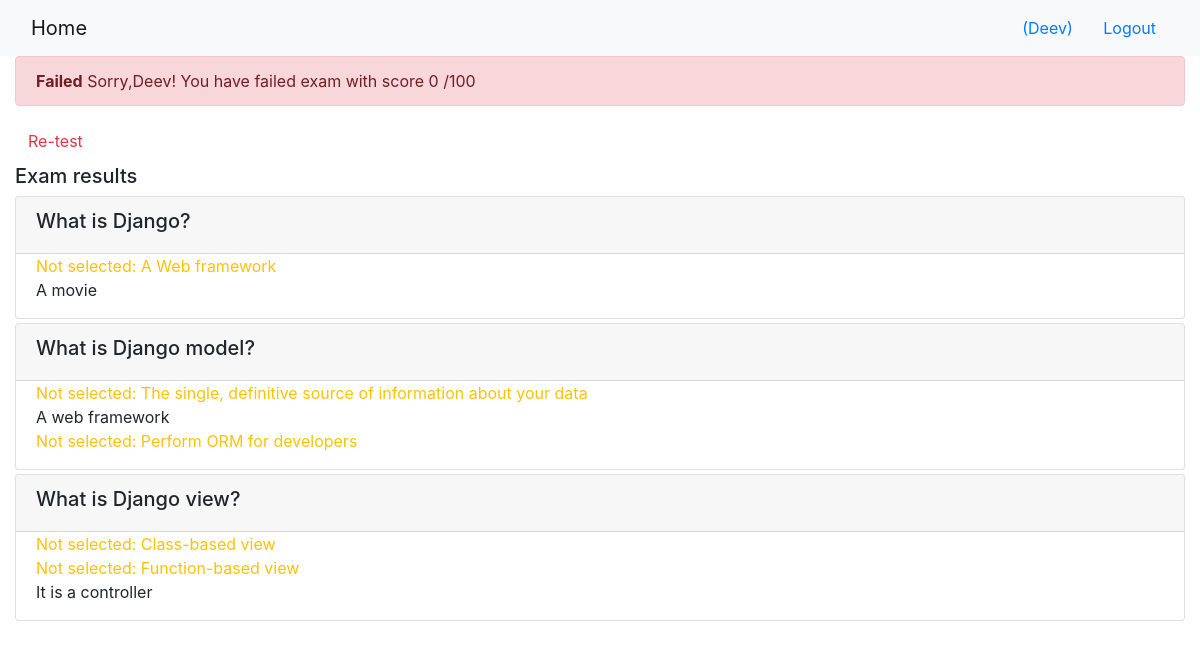
The page /onlinecourse/course/1/submission/1/result/ (signed in) on the database its author committed.
### onlinecourse/models.py (models this page shows, shortened)
class Question(models.Model):
    course = models.ForeignKey(Course, on_delete=models.CASCADE)
    content = models.CharField(max_length=200,default="")
    grade = models.IntegerField(default=20)

class Choice(models.Model):
    question = models.ForeignKey(Question, on_delete=models.CASCADE, default="")
    content = models.CharField(max_length=200,default="")
    is_correct = models.BooleanField(default=False)

### onlinecourse/views.py (the view)
# urls.py: path('course/<int:course_id>/submission/<int:submission_id>/result/',view=views.show_exam_result, name='exam_result'),
def show_exam_result(request, course_id, submission_id):
    context = {}
    course = get_object_or_404(Course, pk=course_id)
    submission = Submission.objects.get(id=submission_id)
    choices = submission.choices.all()
    total_score = 0
    for choice in choices:
        if choice.is_correct:
            total_score += choice.question.grade
    context['course'] = course
    context['grade'] = total_score
    context['choices'] = choices
    return render(request, 'onlinecourse/exam_result_bootstrap.html', context)

### onlinecourse/templates/onlinecourse/exam_result_bootstrap.html (shortened to what this page needs)
<!DOCTYPE html>
<html lang="en">
<head>
    {% load static %}
    <link rel="stylesheet" href="https://maxcdn.bootstrapcdn.com/bootstrap/4.5.2/css/bootstrap.min.css">
</head>
<body>
 <nav class="navbar navbar-light bg-light">
    <div class="container-fluid">
        <div class="navbar-header">
              <a class="navbar-brand" href="{% url 'onlinecourse:index' %}">Home</a>
        </div>
        <ul class="nav navbar-nav navbar-right">
            {% if user.is_authenticated %}
            <li>
                <a class="btn btn-link" href="#">{{ user.first_name }}({{ user.username }})</a>
                <a class="btn btn-link" href="{% url 'onlinecourse:logout' %}">Logout</a>
            </li>
            {% endif %}
        </ul>
    </div>
</nav>
<div class="container-fluid">
    {% if grade > 80 %}
    <div class="alert alert-success">
       <strong>Congratulations, {{ user.username }} !</strong> You have passed the exam and completed the course with a score {{ grade }} /100
    </div>
        {% else %}
        <div class="alert alert-danger">
            <strong>Failed</strong> Sorry,{{ user.username }}! You have failed exam with score {{ grade }} /100
        </div>
        <a class="btn btn-link text-danger" href="{% url 'onlinecourse:course_details' course.id %}">Re-test</a>
        {% endif %}
        <div class="card-columns-vertical mt-1">
        <h5 class="">Exam results</h5>
            {% for question in course.question_set.all %}
            <div class="card mt-1">
                <div class="card-header"><h5>{{ question.content }}</h5></div>
                <div class="form-group">
                    {% for choice in question.choice_set.all %}
                    <div class="form-check">
                        {% if choice.is_correct and choice in choices %}
                        <div class="text-success">Correct answer: {{ choice.content }}</div>
                        {% else %}{% if choice.is_correct and not choice in choices %}
                        <div class="text-warning">Not selected: {{ choice.content }}</div>
                        {% else %}{% if not choice.is_correct and choice in choices %}
                        <div class="text-danger">Wrong answer: {{ choice.content }}</div>
                        {% else %}
                        <div>{{ choice.content }}</div>
                        {% endif %}{% endif %}{% endif %}
                    </div>
                    {% endfor %}
                </div>
            </div>
            {% endfor %}
        </div>
    </div>
</body>
</html>

### rows shown on the page
Question: content "What is Django?"
Choice: content "A Web framework"
Choice: content "A movie"
Question: content "What is Django model?"
Choice: content "The single, definitive source of information about your data"
Choice: content "A web framework"
Choice: content "Perform ORM for developers"
Question: content "What is Django view?"
Choice: content "Class-based view"
Choice: content "Function-based view"
Choice: content "It is a controller"

### other values the page prints
{{ user.username }} "Deev"
{{ grade }} "0"
